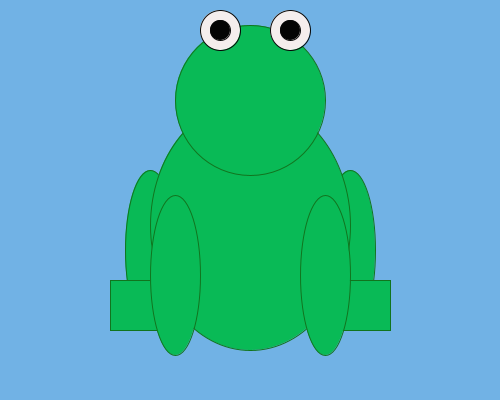
Frame 1 (no input)
Frame 60 (the mouse pressed at the canvas centre just before this capture): identical to frame 1, image omitted
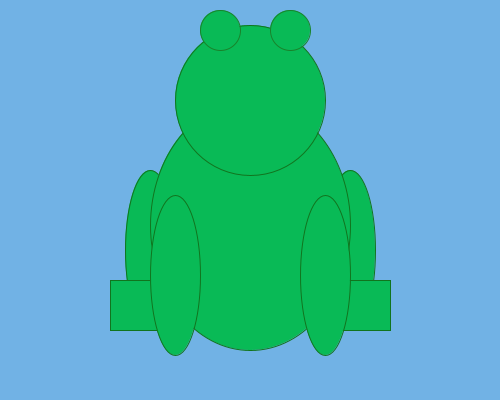
Frame 120 (the mouse held since frame 60 and released just before this capture)

The Processing sketch that drew these frames (run headless with seeded random() and noise(); from frame 60 on, the mouse is pressed at the canvas centre):

// Processing sketch: processing_187227
// ── processing_187227.pde

void setup() {
    size(500,400);
}

void draw() {
background(113,178,229);
stroke(17,116,30);
fill(9,186,86);

ellipse(150, 250, 50, 160);
ellipse(350, 250, 50, 160);
ellipse(250, 225, 200, 250);
ellipse(250, 100, 150, 150);
rect(110, 280, 50, 50);
rect(340, 280, 50, 50);

ellipse(175,275,50,160);
ellipse(325,275,50,160);
if (mousePressed) {
stroke(24,131,42);
fill(9,186,86);
ellipse(220,30,40,40);
ellipse(290,30,40,40);
} else{

stroke(7,7,7);
fill(244,237,237);
ellipse(220,30,40,40);
ellipse(290,30,40,40);

stroke(7,7,7);
fill(4,4,4);
ellipse(220,30,20,20);
ellipse(290,30,20,20);
}

}
